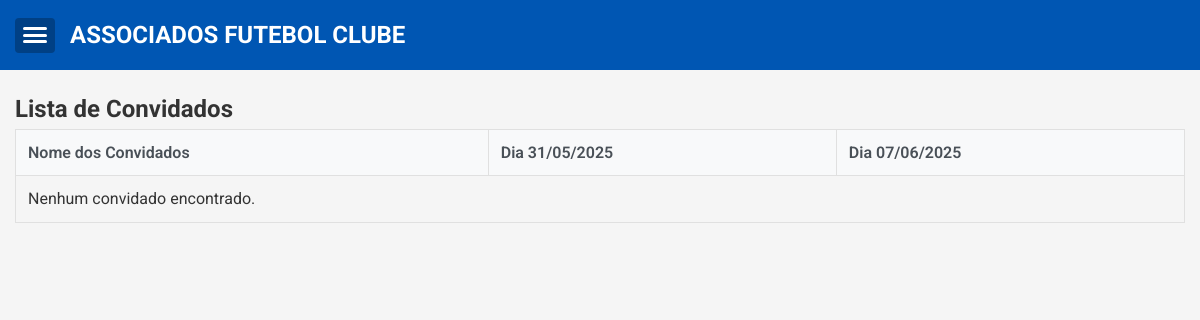
The page /convidados on the database as committed earlier.
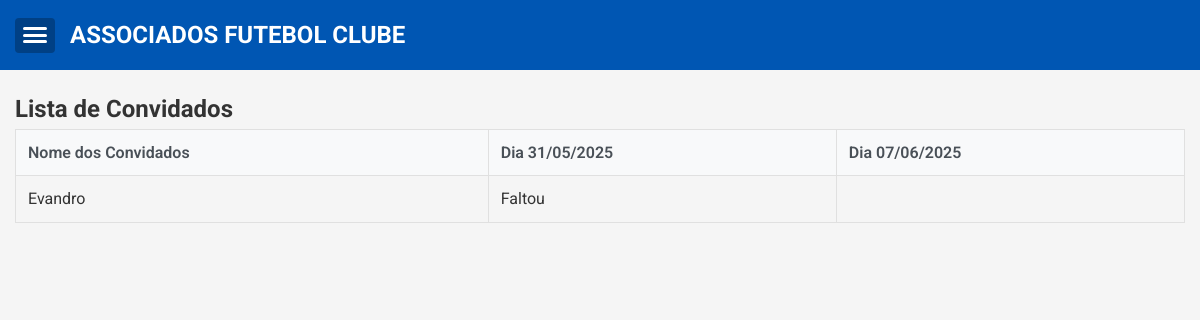
The same page on the database as committed later.
### app.py (models this page shows)
class Convidado(db.Model):
    id = db.Column(db.Integer, primary_key=True)
    nome = db.Column(db.String(100), nullable=False)
    presencas = db.relationship('Presenca', backref='convidado', lazy=True)

class Presenca(db.Model):
    id = db.Column(db.Integer, primary_key=True)
    convidado_id = db.Column(db.Integer, db.ForeignKey('convidado.id'))
    data = db.Column(db.Date)
    status = db.Column(db.String(20))
    pagamento_jogo = db.Column(db.String(20), default='Pendente', nullable=True)

### app.py (the view)
@app.route('/convidados') #
def convidados():
    convidados_query = Convidado.query.all() # Renomeei para evitar conflito com o nome da função, boa prática
    proxima_data = "07/06/2025"  # Isso poderia ser dinâmico
    data_evento_fixa = date(2025, 5, 31)
    return render_template(
        'convidados.html',
        convidados=convidados_query, # Passando a lista de convidados
        proxima_data=proxima_data,
        data_evento_fixa=data_evento_fixa # Passe a data para o template
    )

### app.py (called while the page is built)
@event.listens_for(Engine, "connect")
def set_sqlite_timeout(dbapi_connection, connection_record):
    cursor = dbapi_connection.cursor()
    try:
        cursor.execute("PRAGMA busy_timeout = 5000") # Timeout de 5 segundos (5000 ms)
        cursor.close()
        print("DEBUG: SQLite busy_timeout configurado para 5000ms.")
    except Exception as e:
        print(f"DEBUG: Erro ao configurar SQLite busy_timeout: {e}")

### templates/convidados.html (shortened to what this page needs)
{% extends "base.html" %}
{% block content %}
<h2>Lista de Convidados</h2>
<table>
    <thead>
        <tr>
            <th>Nome dos Convidados</th>
            <th>Dia 31/05/2025</th> <th>Dia {{ proxima_data }}</th>
        </tr>
    </thead>
    <tbody>
        {% for convidado in convidados %}
        <tr>
            <td>{{ convidado.nome }}</td>
            <td>
                {% set presenca = convidado.presencas|selectattr("data", "equalto", data_evento_fixa)|first %}
                {{ presenca.status if presenca else '-' }}
            </td>
            <td>
        </tr>
        {% endfor %}
            {% if not convidados %}
            <tr>
                <td colspan="{% if current_user.is_authenticated %}5{% else %}4{% endif %}">Nenhum convidado encontrado.</td>
            </tr>
            {% endif %}
    </tbody>
</table>
{% endblock %}

Rows that differ between the two databases and show on the page:
added Convidado: nome "Evandro"
added Presenca: status "Faltou"
Other text that changed with them:
text no longer shown: "Nenhum convidado encontrado."
